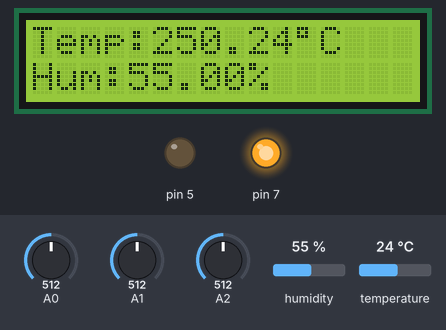
Bench run of a sketch on a simulated Arduino Uno, built with avr-gcc and run on an emulated ATmega328P. Shown: 16×2 character LCD, output pins drawn as LEDs (lit = HIGH). The inputs (shaded band) are chosen by the test bench; at power-on: A0 = 512, A2 = 512, humidity 55 %, A1 = 512, temperature 24 °C. What the sketch prints to the serial monitor is not drawn.

Above: at 1.2 s.
1.3 s: A0 set to 212
At 2.9 s:
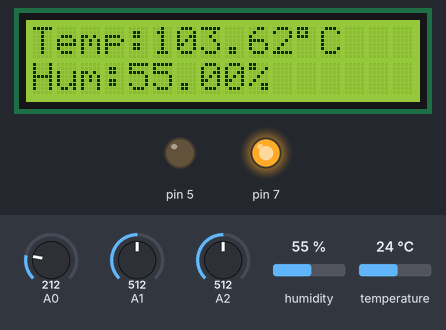
4.0 s: A0 set to 196
At 5.0 s:
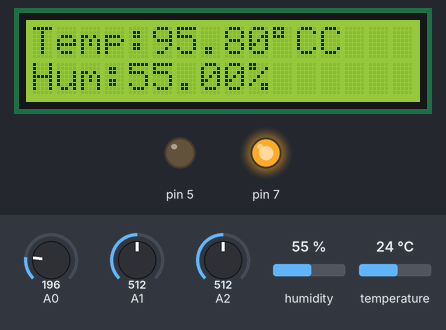
6.7 s: A2 set to 317
9.5 s: A2 set to 291
At 11.2 s:
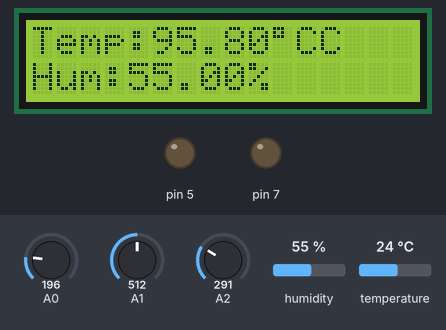
12.2 s: humidity set to 22 %
At 13.2 s:
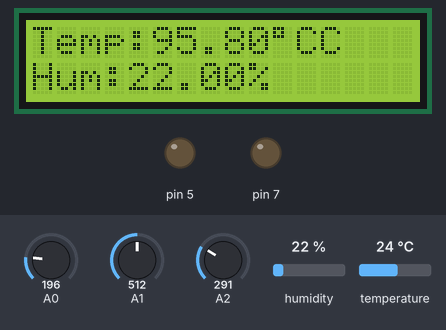
14.9 s: A0 set to 306
At 17.4 s:
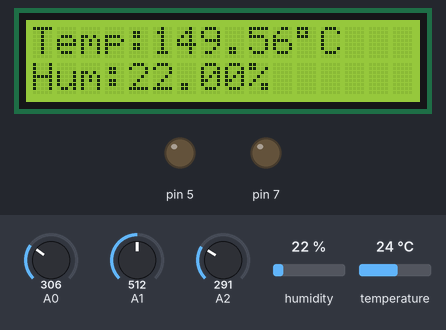
Timing chart, 0 to 18.9 s (numbered marks = the images above; inputs shaded):
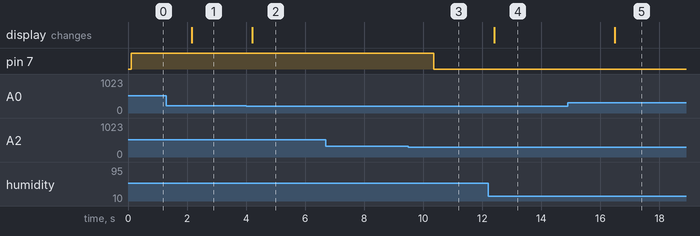

The sketch:

arduinouartsensors.ino
```cpp
#include <Wire.h>
#include <LiquidCrystal_I2C.h>
#include <DHT.h>

#define DHTPIN 6
#define DHTTYPE DHT11

DHT dht(DHTPIN, DHTTYPE);
LiquidCrystal_I2C lcd(0x27, 16, 2);


void setup() {
  Serial.begin(9600);
  dht.begin();
  lcd.init();
  lcd.backlight();

  pinMode(5, OUTPUT);
  pinMode(7, OUTPUT);
  digitalWrite(7, LOW);
}

void loop() {
  int tempValue = analogRead(A0);
  float tempC = (tempValue * 500.0) / 1023.0;

  float humidity = dht.readHumidity();

  lcd.setCursor(0, 0);
  lcd.print("Temp:");
  lcd.print(tempC);
  lcd.write(0xDF);
  lcd.print("C");

  lcd.setCursor(0, 1);
  lcd.print("Hum:");
  lcd.print(humidity);
  lcd.print("%");

  int ldrValue = analogRead(A1);
  String ledStatus = (ldrValue < 5) ? "ON" : "OFF";
  digitalWrite(5, (ldrValue < 5) ? HIGH : LOW);

  int waterLevel = analogRead(A2);
  String relayStatus = (waterLevel > 300) ? "ON" : "OFF";
  digitalWrite(7, (waterLevel > 300) ? HIGH : LOW);

  String data = "Temp:" + String(tempC) + ",Hum:" + String(humidity) +
                ",LDR:" + String(ldrValue) + ",Water:" + String(waterLevel) +
                ",LED:" + ledStatus + ",Relay:" + relayStatus;
  Serial.println(data);

  delay(2000);
}
```

Measured:
- the behaviour switches between 205 and 204 on A0 (found by bisection; images 1 and 2)
- the behaviour switches between 301 and 300 on A2 (found by bisection; images 2 and 3)
- after the input at 1.3 s, the display: changes after 0.86 s (image 1)
- after the input at 4.0 s, the display: changes after 0.21 s (image 2)
- after the input at 6.7 s, every drawn part: stays the same
- after the input at 9.5 s, pin 7: HIGH → LOW after 0.85 s
- after the input at 12.2 s, the display: changes after 0.20 s (image 4)
- after the input at 14.9 s, the display: changes after 1.6 s (image 5)
